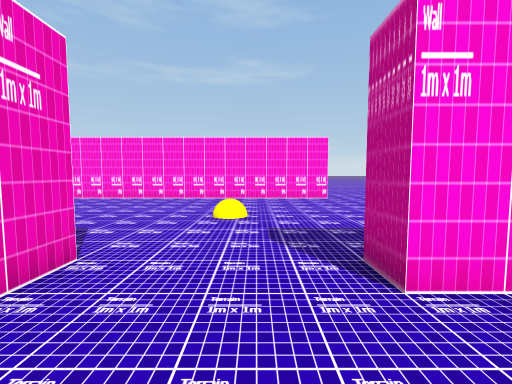
view 1 (above)

24 first-person views from a walk through a scene from a Unity 3-D project. The camera is 1.2 m above the floor, tilts 4° down and sees 90° across. The floor is counted in squares, 1 m on a side. Each view is taken from the middle of a square. On the plan, view 1 faces up. The plan holds only what a view shows up to about 12 squares ahead; the rest is blank. The place goes on beyond the plan.

view 2
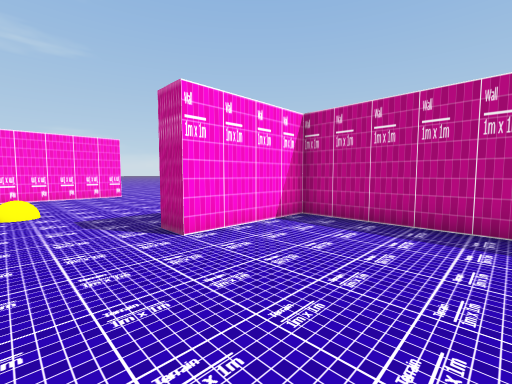

view 3
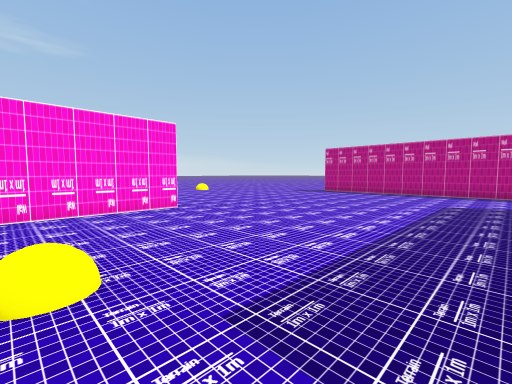

view 4
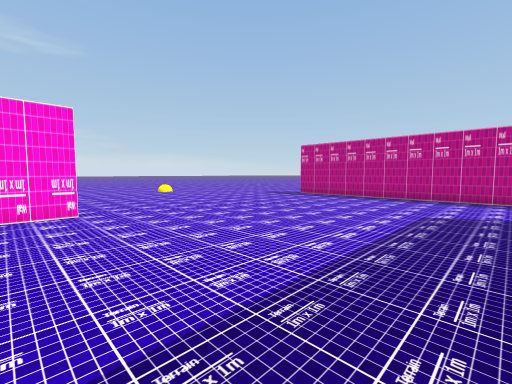

view 5
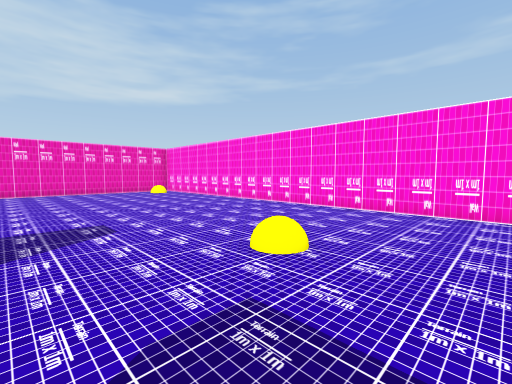

view 6
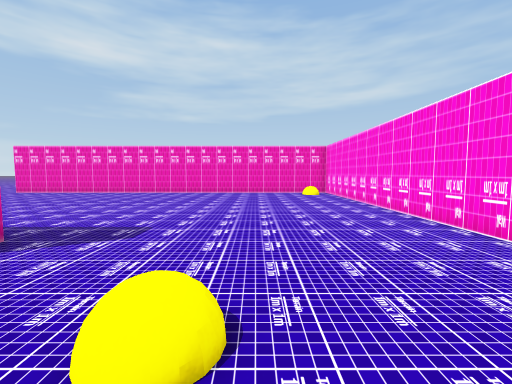

view 7
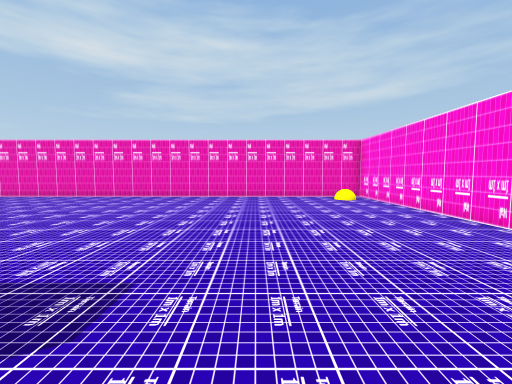

view 8
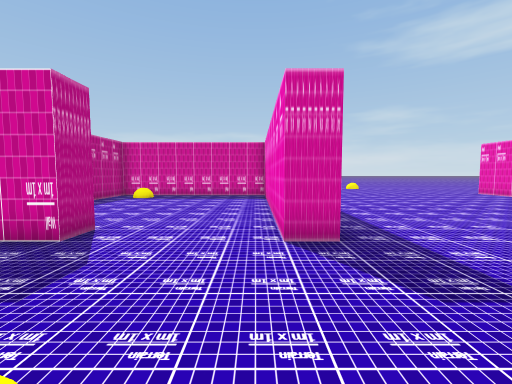

view 9
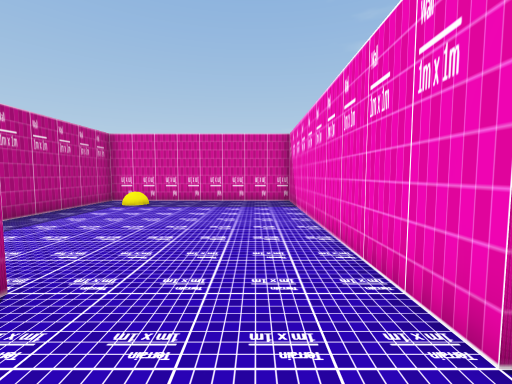

view 10
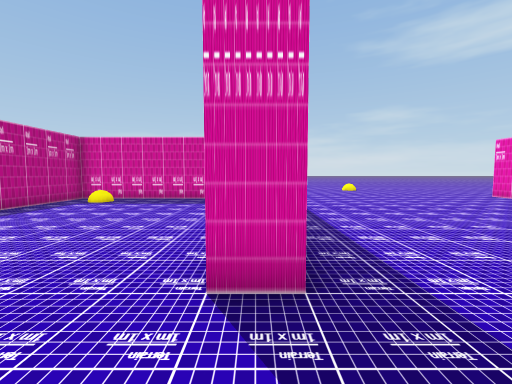

view 11
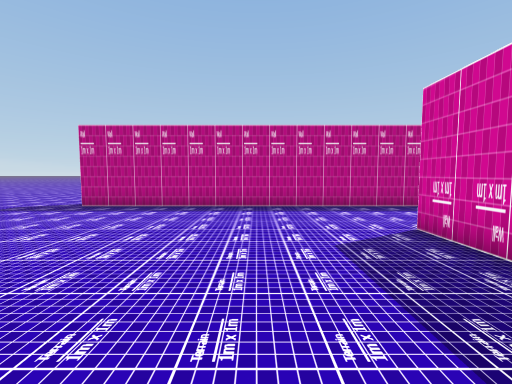

view 12
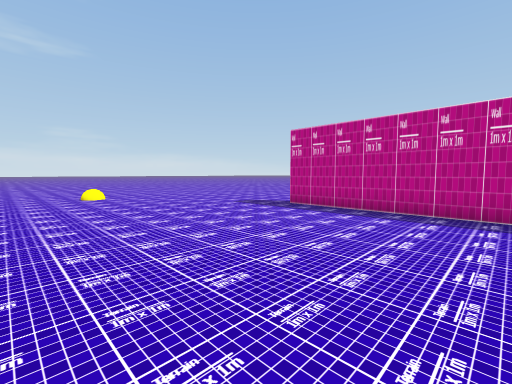

view 13
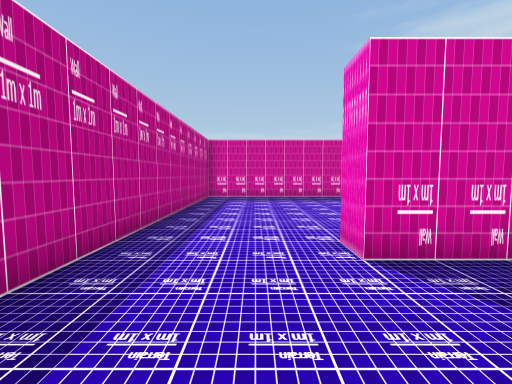

view 14
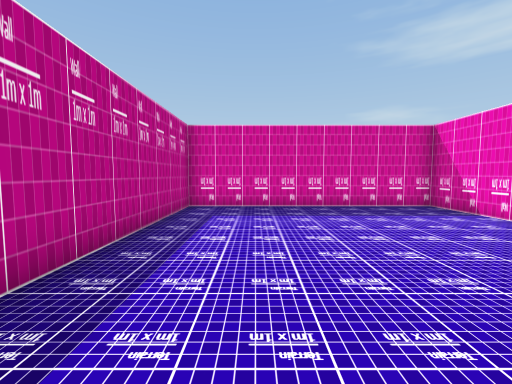

view 15
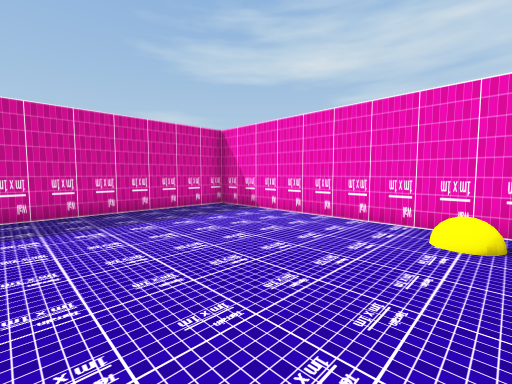

view 16
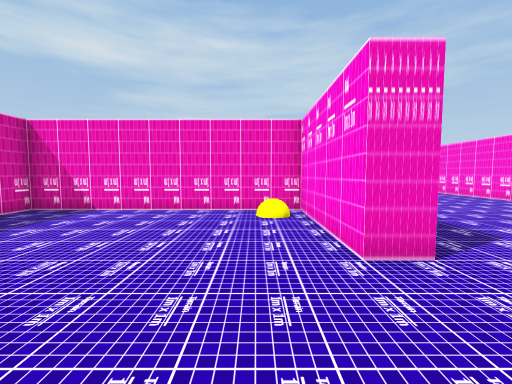

view 17
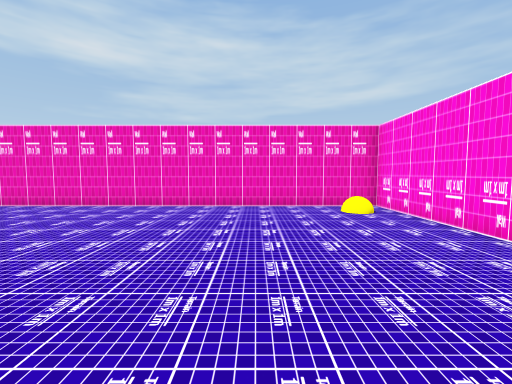

view 18
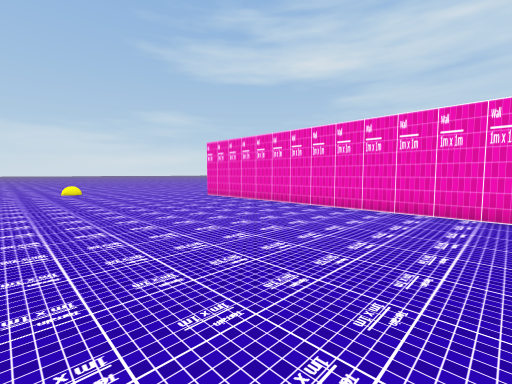

view 19
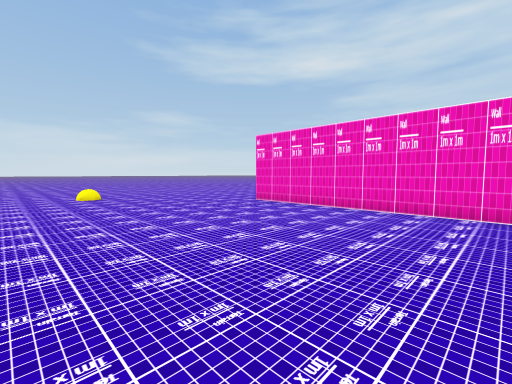

view 20
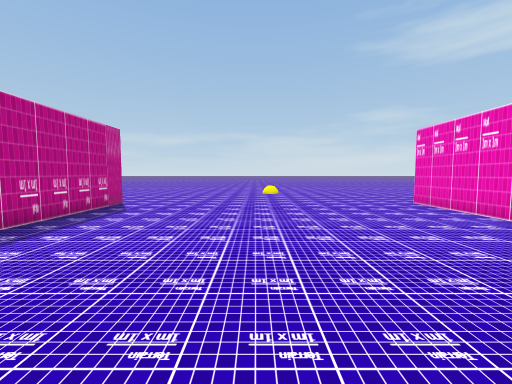

view 21
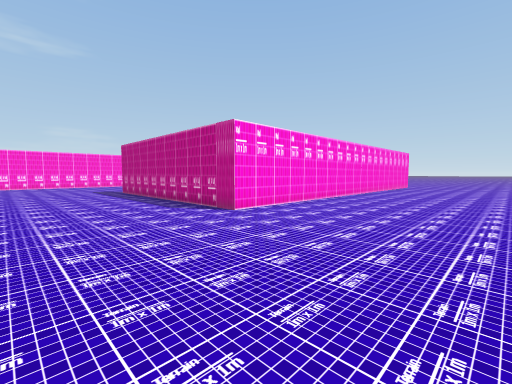

view 22
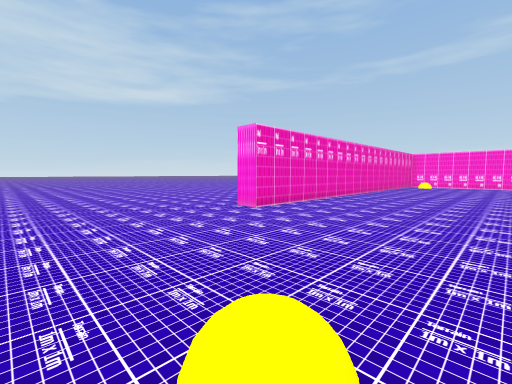

view 23
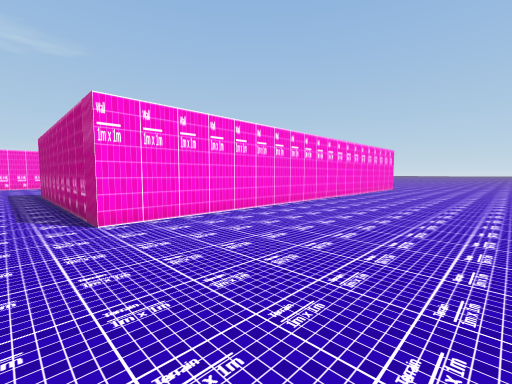

view 24
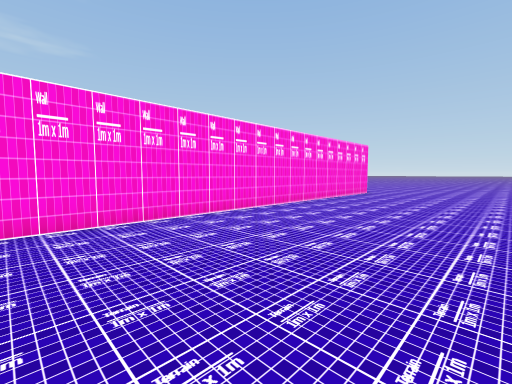

### Floor plan
Points are (right, up) in squares from view 1. A wall is a line through its corners. A room is listed if a view was taken in it or the views show most of it. See-through windows are left out.
Room 1 (views 1, 2, 3, 4, 5, 6, 7, 8, 9, 10, 11, 12, 13, 14, 15, 16, 17, 18, 19, 20, 21, 22, 23, 24)
walls: (-3.6, 3.5) (-2.5, 3.5) (-2.5, -6.5) (5.5, -6.5) (5.5, 2.5) (1.5, 2.5) (1.5, 3.5) (2.6, 3.5); (9.4, 3.5) (11.5, 3.5) (11.5, 2.5) (6.5, 2.5) (6.5, -6.5) (15.5, -6.5) (15.5, 13.5); (3.6, 12.5) (-15.5, 12.5) (-15.5, -7.5) (-16.5, -7.5); (10.5, -7.5) (-3.5, -7.5) (-3.5, 1.5)
objects: other object (-14, 11); other object (-10, -13); other object (-1, 7); other object (4, -5); other object (8, 1) to (8, 2)

Positions as (right, up) in squares from view 1, and headings:
1: (0, 0), facing up
2: (-1, -2), facing up-right
3: (-1, 4), facing up-right
4: (2, 4), facing up-right
5: (2, 4), facing up-left
6: (1, 8), facing left
7: (-2, 7), facing left
8: (-2, 8), facing down
9: (-1, 5), facing down
10: (-3, 6), facing down
11: (6, 7), facing right
12: (7, 7), facing up-right
13: (13, 7), facing down
14: (13, 3), facing down
15: (13, 2), facing down-left
16: (15, 1), facing left
17: (-6, 8), facing left
18: (-7, 5), facing down-left
19: (-7, 1), facing down-left
20: (-9, 3), facing down
21: (-9, -14), facing up-right
22: (-9, -14), facing up-left
23: (-5, -14), facing up-right
24: (0, -14), facing up-right
